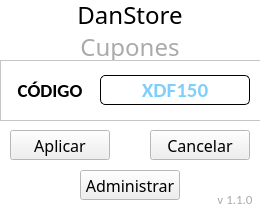
<?xml version="1.0" encoding="UTF-8"?>
<ui version="4.0">
 <class>MainWindow</class>
 <widget class="QMainWindow" name="MainWindow">
  <property name="geometry">
   <rect>
    <x>0</x>
    <y>0</y>
    <width>260</width>
    <height>210</height>
   </rect>
  </property>
  <property name="minimumSize">
   <size>
    <width>260</width>
    <height>210</height>
   </size>
  </property>
  <property name="maximumSize">
   <size>
    <width>260</width>
    <height>210</height>
   </size>
  </property>
  <property name="palette">
   <palette>
    <active>
     <colorrole role="Base">
      <brush brushstyle="SolidPattern">
       <color alpha="255">
        <red>255</red>
        <green>255</green>
        <blue>255</blue>
       </color>
      </brush>
     </colorrole>
     <colorrole role="Window">
      <brush brushstyle="SolidPattern">
       <color alpha="255">
        <red>255</red>
        <green>255</green>
        <blue>255</blue>
       </color>
      </brush>
     </colorrole>
    </active>
    <inactive>
     <colorrole role="Base">
      <brush brushstyle="SolidPattern">
       <color alpha="255">
        <red>255</red>
        <green>255</green>
        <blue>255</blue>
       </color>
      </brush>
     </colorrole>
     <colorrole role="Window">
      <brush brushstyle="SolidPattern">
       <color alpha="255">
        <red>255</red>
        <green>255</green>
        <blue>255</blue>
       </color>
      </brush>
     </colorrole>
    </inactive>
    <disabled>
     <colorrole role="Base">
      <brush brushstyle="SolidPattern">
       <color alpha="255">
        <red>255</red>
        <green>255</green>
        <blue>255</blue>
       </color>
      </brush>
     </colorrole>
     <colorrole role="Window">
      <brush brushstyle="SolidPattern">
       <color alpha="255">
        <red>255</red>
        <green>255</green>
        <blue>255</blue>
       </color>
      </brush>
     </colorrole>
    </disabled>
   </palette>
  </property>
  <property name="windowTitle">
   <string>Cupones</string>
  </property>
  <widget class="QWidget" name="centralwidget">
   <widget class="QLabel" name="L2">
    <property name="geometry">
     <rect>
      <x>0</x>
      <y>30</y>
      <width>260</width>
      <height>30</height>
     </rect>
    </property>
    <property name="font">
     <font>
      <family>Swis721 LtCn BT</family>
      <pointsize>18</pointsize>
     </font>
    </property>
    <property name="frameShadow">
     <enum>QFrame::Plain</enum>
    </property>
    <property name="midLineWidth">
     <number>0</number>
    </property>
    <property name="text">
     <string>&lt;html&gt;&lt;head/&gt;&lt;body&gt;&lt;p&gt;&lt;span style=&quot; color:#aaaaaa;&quot;&gt;Cupones&lt;/span&gt;&lt;/p&gt;&lt;/body&gt;&lt;/html&gt;</string>
    </property>
    <property name="alignment">
     <set>Qt::AlignCenter</set>
    </property>
   </widget>
   <widget class="QLabel" name="L1">
    <property name="geometry">
     <rect>
      <x>0</x>
      <y>0</y>
      <width>260</width>
      <height>30</height>
     </rect>
    </property>
    <property name="font">
     <font>
      <family>Impact</family>
      <pointsize>18</pointsize>
     </font>
    </property>
    <property name="text">
     <string>DanStore</string>
    </property>
    <property name="alignment">
     <set>Qt::AlignCenter</set>
    </property>
   </widget>
   <widget class="QFrame" name="frame">
    <property name="geometry">
     <rect>
      <x>0</x>
      <y>60</y>
      <width>261</width>
      <height>61</height>
     </rect>
    </property>
    <property name="frameShape">
     <enum>QFrame::StyledPanel</enum>
    </property>
    <property name="frameShadow">
     <enum>QFrame::Raised</enum>
    </property>
    <widget class="QLineEdit" name="D_Cupon">
     <property name="geometry">
      <rect>
       <x>100</x>
       <y>15</y>
       <width>150</width>
       <height>30</height>
      </rect>
     </property>
     <property name="palette">
      <palette>
       <active>
        <colorrole role="Text">
         <brush brushstyle="SolidPattern">
          <color alpha="255">
           <red>0</red>
           <green>160</green>
           <blue>245</blue>
          </color>
         </brush>
        </colorrole>
       </active>
       <inactive>
        <colorrole role="Text">
         <brush brushstyle="SolidPattern">
          <color alpha="255">
           <red>0</red>
           <green>160</green>
           <blue>245</blue>
          </color>
         </brush>
        </colorrole>
       </inactive>
       <disabled>
        <colorrole role="Text">
         <brush brushstyle="SolidPattern">
          <color alpha="255">
           <red>120</red>
           <green>120</green>
           <blue>120</blue>
          </color>
         </brush>
        </colorrole>
       </disabled>
      </palette>
     </property>
     <property name="font">
      <font>
       <family>Calibri</family>
       <pointsize>16</pointsize>
       <weight>75</weight>
       <bold>true</bold>
      </font>
     </property>
     <property name="styleSheet">
      <string notr="true">QLineEdit {
     border-width: 1px;
     border-style: solid;
     border-radius: 5px;
 }</string>
     </property>
     <property name="text">
      <string/>
     </property>
     <property name="alignment">
      <set>Qt::AlignCenter</set>
     </property>
     <property name="placeholderText">
      <string>XDF150</string>
     </property>
     <property name="clearButtonEnabled">
      <bool>true</bool>
     </property>
    </widget>
    <widget class="QLabel" name="L_Cupon">
     <property name="geometry">
      <rect>
       <x>10</x>
       <y>20</y>
       <width>80</width>
       <height>21</height>
      </rect>
     </property>
     <property name="font">
      <font>
       <family>Calibri</family>
       <pointsize>14</pointsize>
       <weight>75</weight>
       <bold>true</bold>
      </font>
     </property>
     <property name="styleSheet">
      <string notr="true"/>
     </property>
     <property name="text">
      <string>CÓDIGO</string>
     </property>
     <property name="alignment">
      <set>Qt::AlignCenter</set>
     </property>
    </widget>
   </widget>
   <widget class="QPushButton" name="b_Aplicar">
    <property name="geometry">
     <rect>
      <x>10</x>
      <y>130</y>
      <width>100</width>
      <height>30</height>
     </rect>
    </property>
    <property name="font">
     <font>
      <family>Swis721 LtCn BT</family>
      <pointsize>12</pointsize>
     </font>
    </property>
    <property name="focusPolicy">
     <enum>Qt::StrongFocus</enum>
    </property>
    <property name="text">
     <string>Aplicar</string>
    </property>
    <property name="autoDefault">
     <bool>true</bool>
    </property>
   </widget>
   <widget class="QPushButton" name="b_Cancelar">
    <property name="geometry">
     <rect>
      <x>150</x>
      <y>130</y>
      <width>100</width>
      <height>30</height>
     </rect>
    </property>
    <property name="font">
     <font>
      <family>Swis721 LtCn BT</family>
      <pointsize>12</pointsize>
     </font>
    </property>
    <property name="focusPolicy">
     <enum>Qt::StrongFocus</enum>
    </property>
    <property name="text">
     <string>Cancelar</string>
    </property>
    <property name="autoDefault">
     <bool>true</bool>
    </property>
   </widget>
   <widget class="QLabel" name="L3">
    <property name="geometry">
     <rect>
      <x>210</x>
      <y>190</y>
      <width>50</width>
      <height>20</height>
     </rect>
    </property>
    <property name="font">
     <font>
      <family>Calibri</family>
      <pointsize>14</pointsize>
     </font>
    </property>
    <property name="text">
     <string>&lt;html&gt;&lt;head/&gt;&lt;body&gt;&lt;p&gt;&lt;span style=&quot; font-size:10pt; color:#aaaaaa;&quot;&gt;v 1.1.0&lt;/span&gt;&lt;/p&gt;&lt;/body&gt;&lt;/html&gt;</string>
    </property>
    <property name="alignment">
     <set>Qt::AlignCenter</set>
    </property>
   </widget>
   <widget class="QPushButton" name="b_Registrar">
    <property name="geometry">
     <rect>
      <x>80</x>
      <y>170</y>
      <width>100</width>
      <height>30</height>
     </rect>
    </property>
    <property name="font">
     <font>
      <family>Swis721 LtCn BT</family>
      <pointsize>12</pointsize>
     </font>
    </property>
    <property name="text">
     <string>Administrar</string>
    </property>
    <property name="autoDefault">
     <bool>true</bool>
    </property>
   </widget>
  </widget>
 </widget>
 <resources/>
 <connections/>
</ui>
